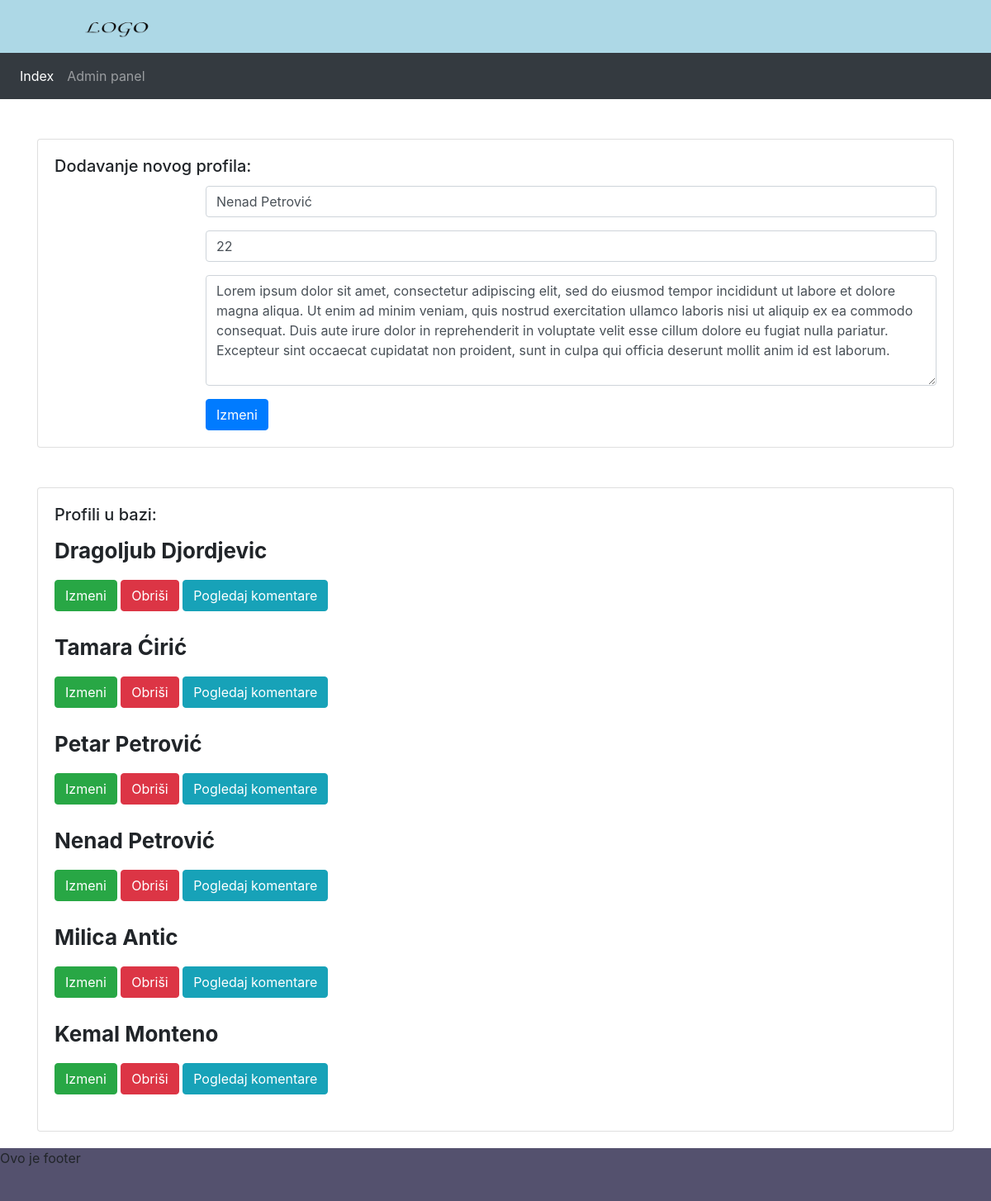
Screenshot of /controllers/admin.php?id=7&update with the database file from the repository.
### tables this page shows
CREATE TABLE `profiles` (
  `profile_id` int(11) NOT NULL AUTO_INCREMENT,
  `profile_name` varchar(50) DEFAULT NULL,
  `profile_price` int(11) DEFAULT NULL,
  `profile_description` longtext,
  `profile_image` varchar(50) DEFAULT NULL,
  PRIMARY KEY (`profile_id`)
);

### classes/Template.php (called while the page is built, shortened)
<?php
class Template {
    protected $template;
    public function __construct($template){
        $this->template = $template;
    }
    public function __toString(){
    	include basename($this->template);
      	return ob_get_clean();
    }
}

### classes/Database.php (called while the page is built, shortened)
<?php
class Database {
	private $host = DB_HOST;
	private $user = DB_USER;
	private $pass = DB_PASS;
	private $dbname = DB_NAME;
	private $dbh;
	private $stmt;
	public function __construct() {
		$dsn = 'mysql:host=' . $this->host . ';dbname=' . $this->dbname;
		$options = array (
				PDO::ATTR_ERRMODE => PDO::ERRMODE_EXCEPTION,
                PDO::MYSQL_ATTR_INIT_COMMAND => "SET NAMES utf8mb4"
		);
		try {
			$this->dbh = new PDO ($dsn, $this->user, $this->pass, $options);
		}
		catch ( PDOException $e ) {
			$this->error = $e->getMessage();
		}
	}
	public function query($query) {
		$this->stmt = $this->dbh->prepare($query);
	}
	public function execute(){
		return $this->stmt->execute();
	}
	public function resultset(){
		$this->execute();
		return $this->stmt->fetchAll(PDO::FETCH_OBJ);
	}
	public function single(){
		$this->execute();
		return $this->stmt->fetch(PDO::FETCH_OBJ);
	}
}

### classes/Profile.php (called while the page is built, shortened)
<?php
class Profile
{
    private $database;
    public function __construct($db)
    {
        $this->database = $db;
    }
    public function readAllProfiles()
    {
        $this->database->query("SELECT * FROM `profiles` ");
        return $this->database->resultset();
    }
    public function getSingleProfile($id)
    {
        $this->database->query("SELECT * FROM `profiles` where profile_id=$id");
        return $this->database->single();
    }
}

### templates/admin.php (the view, shortened to what this page needs)
<div class="card mt-5">
    <div class="card-body">
        <h5 class="card-title">Dodavanje novog profila:</h5>
        <div class="row">
            <div class="col md-6 offset-2">
                <form action="admin.php" method="post">
                    <div class="form-group">
                        <input type="text" placeholder="Unesite ime" class="form-control" name="name"
                               value="<?php if (isset($singleProfile)) echo $singleProfile->profile_name ?>" required>
                    </div>
                    <div class="form-group">
                        <input type="number" class="form-control" placeholder="Unesite cenu po satu" name="price"
                               value="<?php if (isset($singleProfile)) echo $singleProfile->profile_price ?>" required>
                    </div>
                    <div class="form-group">
                        <textarea class="form-control" cols="30" rows="5" placeholder="Podaci o profilu"
                                  name="description"
                                  required><?php if (isset($singleProfile)) echo $singleProfile->profile_description ?></textarea>
                    </div>
                    <input class="btn btn-primary" type="submit"
                           value="<?php if (isset($singleProfile)) echo 'Izmeni'; else echo 'Unesi' ?>"
                           name="<?php if (isset($singleProfile)) echo 'update_profile'; else echo 'insert_profile' ?>">
                </form>
            </div>
        </div>
    </div>
</div>
<div class="card mt-5">
    <div class="card-body">
        <h5 class="card-title">Profili u bazi:</h5>
        <?php
        foreach ($profiles as $profile) : ?>
            <div>
                <p class="profile_name"><?php echo $profile->profile_name; ?></p>
                <a class="btn btn-success" href='admin.php?id=<?php echo $profile->profile_id ?>&update'>Izmeni </a>
                <a class="btn btn-danger"
                   onclick="return confirm('Da li ste sigurni da želite da obrišete ovaj profil?')"
                   href='admin.php?id=<?php echo $profile->profile_id ?>&action=delete'>Obriši </a>
                <a class="btn btn-info" href='admin_comments.php?id=<?php echo $profile->profile_id ?>'>Pogledaj
                    komentare</a>
            </div>
            <br>
        <?php endforeach; ?>
    </div>
</div>

### assets/css/style.css (style rules this page uses)
.profile_name { font-size: 26px; font-weight: bolder; }

### rows the page displays
profiles: name "Nenad Petrović", price "22", description "Lorem ipsum dolor sit amet, consectetur adipiscing elit, sed do eiusmod tempor incididunt ut labore et dolore magna aliqua. Ut enim ad minim veniam, quis nostrud exercitation ullamco laboris nisi ut aliquip ex ea commodo consequat. Duis aute irure dolor in reprehenderit in voluptate velit esse cillum dolore eu fugiat nulla pariatur. Excepteur sint occaecat cupidatat non proident, sunt in culpa qui officia deserunt mollit anim id est laborum.", profile_name "Nenad Petrović"
profiles: profile_name "Dragoljub Djordjevic"
profiles: profile_name "Tamara Ćirić"
profiles: profile_name "Petar Petrović"
profiles: profile_name "Milica Antic"
profiles: profile_name "Kemal Monteno"
